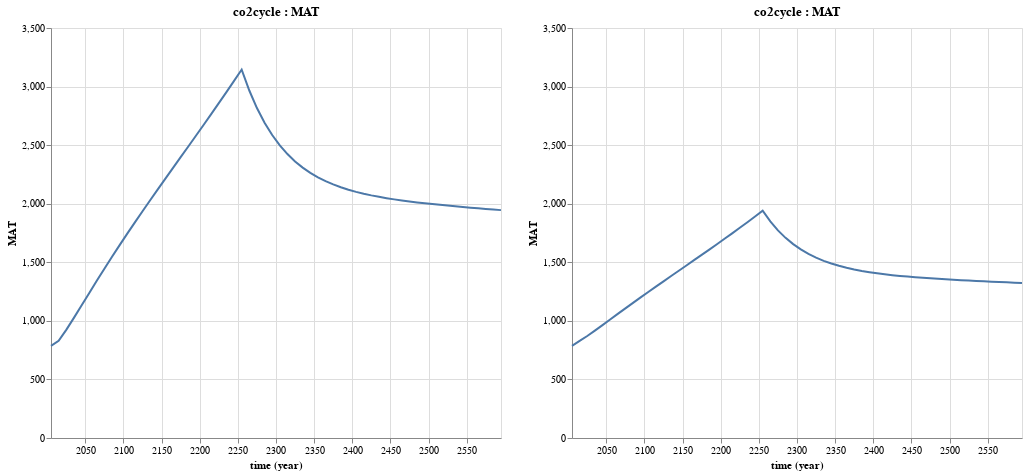

Notebook code for this chart:
### Markdown cell above
This looks much more reasonable! Let's see what the CO2 concentrations look like now.

### Code cell
@vlplot(resolve={scale={y=:shared}}) + [Mimi.plot(m_dice1, :co2cycle, :MAT) Mimi.plot(m_dice2, :co2cycle, :MAT)]
